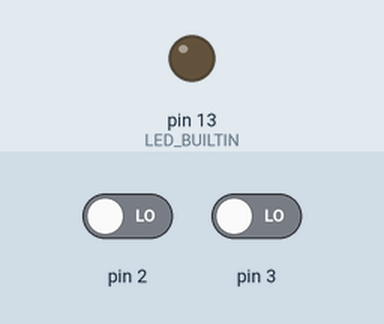
The sketch below on a simulated Arduino Uno, built with avr-gcc and run on an emulated ATmega328P. Shown: output pins drawn as LEDs (lit = HIGH). Dashed ring = blinking. Inputs (shaded band) come from the test bench; at power-on: pin 2 LOW, pin 3 LOW. Sleep ends after the set time or at an interrupt.

Above: at 1.2 s.
1.3 s: pin 2 driven HIGH
At 1.7 s:
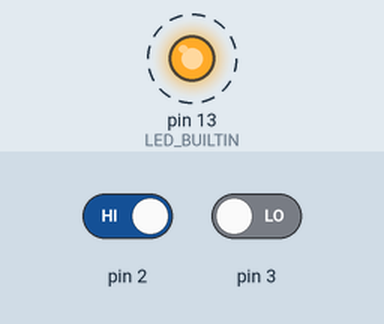
Timing chart, 0 to 4.3 s (numbered marks = the images above; inputs shaded):
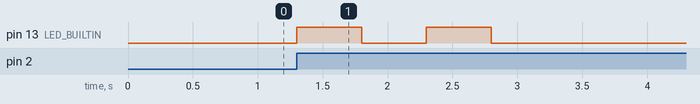

Measured:
- by itself, pin 13 (LED_BUILTIN): alternates HIGH for 0.50 s and LOW for 0.50 s, 4 changes in all, then stays LOW

The sketch:

ArduinoLowPowerMode.ino
```cpp
#include <avr/sleep.h>
#include <avr/wdt.h>
#include <avr/power.h>

volatile int pressed = 1;
volatile int count = 2;

ISR(WDT_vect){}

void update()
{
  count++;
  if (count % 2 != 0)
    return;

  count = 0;

  pinMode (LED_BUILTIN, OUTPUT);
  int loops = pressed;
  for (byte i = 0; i < loops; i++)
  {
    digitalWrite (LED_BUILTIN, HIGH);
    delay (500);
    digitalWrite (LED_BUILTIN, LOW);
    delay (500);
  }

  if (loops > 1)
    pressed = 1;
}

void handler0()
{
  pressed = 2;
}

void handler1()
{
  pressed = 3;
}

void setup ()
{
  pinMode (2, INPUT);
  pinMode (3, INPUT);
  attachInterrupt(digitalPinToInterrupt(2), handler0, RISING);
  attachInterrupt(digitalPinToInterrupt(3), handler1, RISING);
}

void loop ()
{
    wdt_disable();
    update ();

    // disable ADC
    ADCSRA = 0;

    /* Setup des Watchdog Timers */
    MCUSR &= ~(1<<WDRF);             /* WDT reset flag loeschen */
    WDTCSR |= (1<<WDCE) | (1<<WDE);  /* WDCE setzen, Zugriff auf Presclaler etc. */
    WDTCSR = 1<<WDP0 | 1<<WDP3;      /* Prescaler auf 8.0 s */
    WDTCSR |= 1<<WDIE;               /* WDT Interrupt freigeben */
    wdt_reset();  // pat the dog

    set_sleep_mode (SLEEP_MODE_PWR_DOWN);
    sleep_enable();
    power_adc_disable();    /* Analog-Eingaenge abschalten */
    power_spi_disable();    /* SPI abschalten */
    power_timer0_disable(); /* Timer0 abschalten */
    power_timer2_disable(); /* Timer0 abschalten */
    power_twi_disable();    /* TWI abschalten */

    //sleep_cpu ();
    sleep_mode();
    // cancel sleep as a precaution
    sleep_disable();
    power_all_enable();     /* Komponenten wieder aktivieren */
}
```
